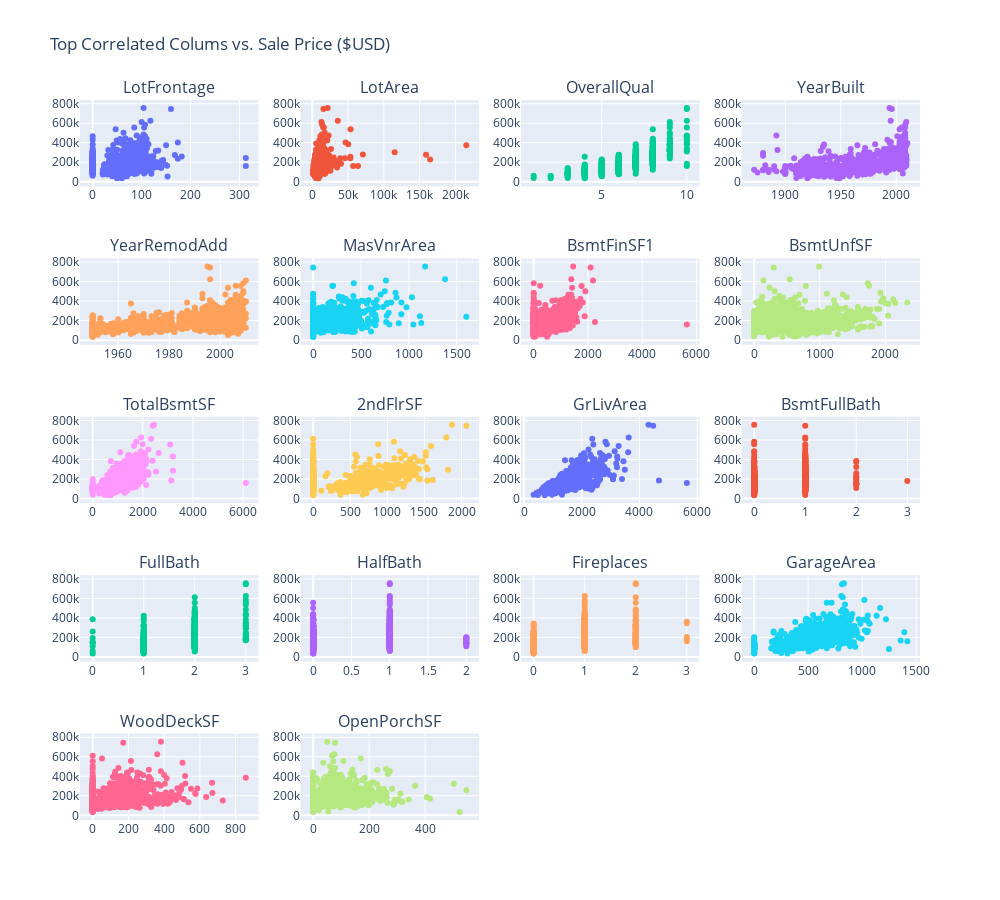

The notebook cell this image was saved under:
### Markdown cell above
### 3.3 Gráficos con las características seleccionadas

### Code cell
fig = make_subplots(rows=5, cols=4, subplot_titles=top_correlated_columns[:-1])
row, col = 1,1
for c in top_correlated_columns[:-1]:
    fig.add_trace(
        go.Scatter(
            y=train_df[top_correlated_columns]['SalePrice'], x=train_df[top_correlated_columns][c],
            showlegend=False, mode='markers'
        ),
        row = row, col = col
    )
    if col < 4: 
        col += 1
    else: 
        row += 1
        col = 1
fig.update_layout(height=900, width=1000, title_text="Top Correlated Colums vs. Sale Price ($USD)")
fig.show()

### Figure 1 — Plotly figure (JSON) as saved in the notebook; plotly's stock layout.template omitted (floating-point values rounded to 4 significant figures; data arrays with more than 128 entries replaced by an {"elided": "..."} marker saying what was removed)
{"data": [{"mode": "markers", "showlegend": false, "type": "scatter", "x": {"elided": "1459 int values"}, "xaxis": "x", "y": {"elided": "1459 int values"}, "yaxis": "y"}, {"mode": "markers", "showlegend": false, "type": "scatter", "x": {"elided": "1459 int values"}, "xaxis": "x2", "y": {"elided": "1459 int values"}, "yaxis": "y2"}, {"mode": "markers", "showlegend": false, "type": "scatter", "x": {"elided": "1459 int values"}, "xaxis": "x3", "y": {"elided": "1459 int values"}, "yaxis": "y3"}, {"mode": "markers", "showlegend": false, "type": "scatter", "x": {"elided": "1459 int values"}, "xaxis": "x4", "y": {"elided": "1459 int values"}, "yaxis": "y4"}, {"mode": "markers", "showlegend": false, "type": "scatter", "x": {"elided": "1459 int values"}, "xaxis": "x5", "y": {"elided": "1459 int values"}, "yaxis": "y5"}, {"mode": "markers", "showlegend": false, "type": "scatter", "x": {"elided": "1459 int values"}, "xaxis": "x6", "y": {"elided": "1459 int values"}, "yaxis": "y6"}, {"mode": "markers", "showlegend": false, "type": "scatter", "x": {"elided": "1459 int values"}, "xaxis": "x7", "y": {"elided": "1459 int values"}, "yaxis": "y7"}, {"mode": "markers", "showlegend": false, "type": "scatter", "x": {"elided": "1459 int values"}, "xaxis": "x8", "y": {"elided": "1459 int values"}, "yaxis": "y8"}, {"mode": "markers", "showlegend": false, "type": "scatter", "x": {"elided": "1459 int values"}, "xaxis": "x9", "y": {"elided": "1459 int values"}, "yaxis": "y9"}, {"mode": "markers", "showlegend": false, "type": "scatter", "x": {"elided": "1459 int values"}, "xaxis": "x10", "y": {"elided": "1459 int values"}, "yaxis": "y10"}, {"mode": "markers", "showlegend": false, "type": "scatter", "x": {"elided": "1459 int values"}, "xaxis": "x11", "y": {"elided": "1459 int values"}, "yaxis": "y11"}, {"mode": "markers", "showlegend": false, "type": "scatter", "x": {"elided": "1459 int values"}, "xaxis": "x12", "y": {"elided": "1459 int values"}, "yaxis": "y12"}, {"mode": "markers", "showlegend": false, "type": "scatter", "x": {"elided": "1459 int values"}, "xaxis": "x13", "y": {"elided": "1459 int values"}, "yaxis": "y13"}, {"mode": "markers", "showlegend": false, "type": "scatter", "x": {"elided": "1459 int values"}, "xaxis": "x14", "y": {"elided": "1459 int values"}, "yaxis": "y14"}, {"mode": "markers", "showlegend": false, "type": "scatter", "x": {"elided": "1459 int values"}, "xaxis": "x15", "y": {"elided": "1459 int values"}, "yaxis": "y15"}, {"mode": "markers", "showlegend": false, "type": "scatter", "x": {"elided": "1459 int values"}, "xaxis": "x16", "y": {"elided": "1459 int values"}, "yaxis": "y16"}, {"mode": "markers", "showlegend": false, "type": "scatter", "x": {"elided": "1459 int values"}, "xaxis": "x17", "y": {"elided": "1459 int values"}, "yaxis": "y17"}, {"mode": "markers", "showlegend": false, "type": "scatter", "x": {"elided": "1459 int values"}, "xaxis": "x18", "y": {"elided": "1459 int values"}, "yaxis": "y18"}], "layout": {"annotations": [{"font": {"size": 16}, "showarrow": false, "text": "LotFrontage", "x": 0.1062, "xanchor": "center", "xref": "paper", "y": 1, "yanchor": "bottom", "yref": "paper"}, {"font": {"size": 16}, "showarrow": false, "text": "LotArea", "x": 0.3688, "xanchor": "center", "xref": "paper", "y": 1, "yanchor": "bottom", "yref": "paper"}, {"font": {"size": 16}, "showarrow": false, "text": "OverallQual", "x": 0.6313, "xanchor": "center", "xref": "paper", "y": 1, "yanchor": "bottom", "yref": "paper"}, {"font": {"size": 16}, "showarrow": false, "text": "YearBuilt", "x": 0.8938, "xanchor": "center", "xref": "paper", "y": 1, "yanchor": "bottom", "yref": "paper"}, {"font": {"size": 16}, "showarrow": false, "text": "YearRemodAdd", "x": 0.1062, "xanchor": "center", "xref": "paper", "y": 0.78, "yanchor": "bottom", "yref": "paper"}, {"font": {"size": 16}, "showarrow": false, "text": "MasVnrArea", "x": 0.3688, "xanchor": "center", "xref": "paper", "y": 0.78, "yanchor": "bottom", "yref": "paper"}, {"font": {"size": 16}, "showarrow": false, "text": "BsmtFinSF1", "x": 0.6313, "xanchor": "center", "xref": "paper", "y": 0.78, "yanchor": "bottom", "yref": "paper"}, {"font": {"size": 16}, "showarrow": false, "text": "BsmtUnfSF", "x": 0.8938, "xanchor": "center", "xref": "paper", "y": 0.78, "yanchor": "bottom", "yref": "paper"}, {"font": {"size": 16}, "showarrow": false, "text": "TotalBsmtSF", "x": 0.1062, "xanchor": "center", "xref": "paper", "y": 0.56, "yanchor": "bottom", "yref": "paper"}, {"font": {"size": 16}, "showarrow": false, "text": "2ndFlrSF", "x": 0.3688, "xanchor": "center", "xref": "paper", "y": 0.56, "yanchor": "bottom", "yref": "paper"}, {"font": {"size": 16}, "showarrow": false, "text": "GrLivArea", "x": 0.6313, "xanchor": "center", "xref": "paper", "y": 0.56, "yanchor": "bottom", "yref": "paper"}, {"font": {"size": 16}, "showarrow": false, "text": "BsmtFullBath", "x": 0.8938, "xanchor": "center", "xref": "paper", "y": 0.56, "yanchor": "bottom", "yref": "paper"}, {"font": {"size": 16}, "showarrow": false, "text": "FullBath", "x": 0.1062, "xanchor": "center", "xref": "paper", "y": 0.34, "yanchor": "bottom", "yref": "paper"}, {"font": {"size": 16}, "showarrow": false, "text": "HalfBath", "x": 0.3688, "xanchor": "center", "xref": "paper", "y": 0.34, "yanchor": "bottom", "yref": "paper"}, {"font": {"size": 16}, "showarrow": false, "text": "Fireplaces", "x": 0.6313, "xanchor": "center", "xref": "paper", "y": 0.34, "yanchor": "bottom", "yref": "paper"}, {"font": {"size": 16}, "showarrow": false, "text": "GarageArea", "x": 0.8938, "xanchor": "center", "xref": "paper", "y": 0.34, "yanchor": "bottom", "yref": "paper"}, {"font": {"size": 16}, "showarrow": false, "text": "WoodDeckSF", "x": 0.1062, "xanchor": "center", "xref": "paper", "y": 0.12, "yanchor": "bottom", "yref": "paper"}, {"font": {"size": 16}, "showarrow": false, "text": "OpenPorchSF", "x": 0.3688, "xanchor": "center", "xref": "paper", "y": 0.12, "yanchor": "bottom", "yref": "paper"}], "height": 900, "title": {"text": "Top Correlated Colums vs. Sale Price ($USD)"}, "width": 1000, "xaxis": {"anchor": "y", "domain": [0, 0.2125]}, "xaxis10": {"anchor": "y10", "domain": [0.2625, 0.475]}, "xaxis11": {"anchor": "y11", "domain": [0.525, 0.7375]}, "xaxis12": {"anchor": "y12", "domain": [0.7875, 1]}, "xaxis13": {"anchor": "y13", "domain": [0, 0.2125]}, "xaxis14": {"anchor": "y14", "domain": [0.2625, 0.475]}, "xaxis15": {"anchor": "y15", "domain": [0.525, 0.7375]}, "xaxis16": {"anchor": "y16", "domain": [0.7875, 1]}, "xaxis17": {"anchor": "y17", "domain": [0, 0.2125]}, "xaxis18": {"anchor": "y18", "domain": [0.2625, 0.475]}, "xaxis19": {"anchor": "y19", "domain": [0.525, 0.7375]}, "xaxis2": {"anchor": "y2", "domain": [0.2625, 0.475]}, "xaxis20": {"anchor": "y20", "domain": [0.7875, 1]}, "xaxis3": {"anchor": "y3", "domain": [0.525, 0.7375]}, "xaxis4": {"anchor": "y4", "domain": [0.7875, 1]}, "xaxis5": {"anchor": "y5", "domain": [0, 0.2125]}, "xaxis6": {"anchor": "y6", "domain": [0.2625, 0.475]}, "xaxis7": {"anchor": "y7", "domain": [0.525, 0.7375]}, "xaxis8": {"anchor": "y8", "domain": [0.7875, 1]}, "xaxis9": {"anchor": "y9", "domain": [0, 0.2125]}, "yaxis": {"anchor": "x", "domain": [0.88, 1]}, "yaxis10": {"anchor": "x10", "domain": [0.44, 0.56]}, "yaxis11": {"anchor": "x11", "domain": [0.44, 0.56]}, "yaxis12": {"anchor": "x12", "domain": [0.44, 0.56]}, "yaxis13": {"anchor": "x13", "domain": [0.22, 0.34]}, "yaxis14": {"anchor": "x14", "domain": [0.22, 0.34]}, "yaxis15": {"anchor": "x15", "domain": [0.22, 0.34]}, "yaxis16": {"anchor": "x16", "domain": [0.22, 0.34]}, "yaxis17": {"anchor": "x17", "domain": [0, 0.12]}, "yaxis18": {"anchor": "x18", "domain": [0, 0.12]}, "yaxis19": {"anchor": "x19", "domain": [0, 0.12]}, "yaxis2": {"anchor": "x2", "domain": [0.88, 1]}, "yaxis20": {"anchor": "x20", "domain": [0, 0.12]}, "yaxis3": {"anchor": "x3", "domain": [0.88, 1]}, "yaxis4": {"anchor": "x4", "domain": [0.88, 1]}, "yaxis5": {"anchor": "x5", "domain": [0.66, 0.78]}, "yaxis6": {"anchor": "x6", "domain": [0.66, 0.78]}, "yaxis7": {"anchor": "x7", "domain": [0.66, 0.78]}, "yaxis8": {"anchor": "x8", "domain": [0.66, 0.78]}, "yaxis9": {"anchor": "x9", "domain": [0.44, 0.56]}}}
